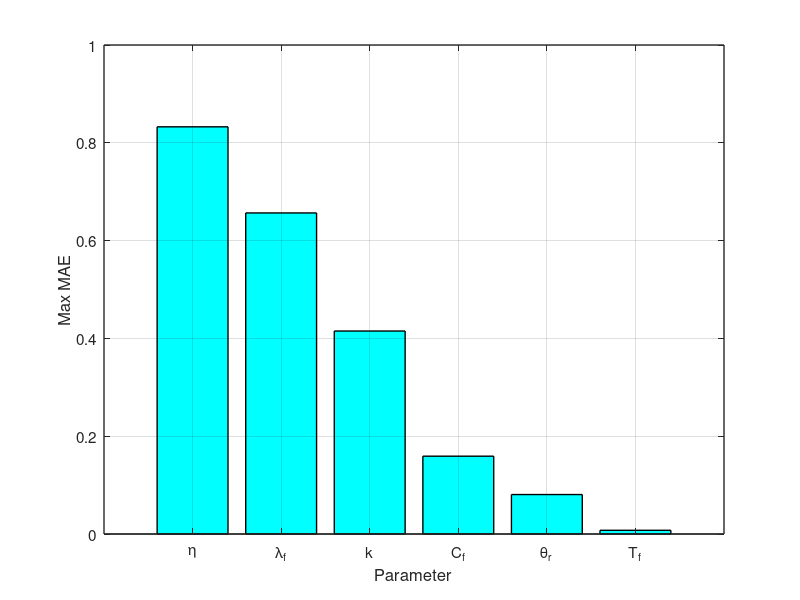

Here is the MATLAB script that generated this plot:
% ==========================================
% Sorted Max MAE bar chart (yellow bars)
% ==========================================

clear; clc; close all;

param_names = {'C_f', '\lambda_f', '\eta', '\theta_r', 'k', 'T_f'};
max_mae = [0.159127, 0.656573, 0.832692, 0.080698, 0.415077, 0.007575];

% Sort in descending order
[max_mae_sorted, idx] = sort(max_mae, 'descend');
param_names_sorted = param_names(idx);

% Plot
figure('Color','w');
bar(max_mae_sorted, 'FaceColor', 'c', 'LineWidth', 1.0);

set(gca, ...
    'XTick', 1:numel(param_names_sorted), ...
    'XTickLabel', param_names_sorted, ...
    'FontSize', 11, ...
    'LineWidth', 1.0);

ylabel('Max MAE', 'FontSize', 12);
xlabel('Parameter', 'FontSize', 12);
% title('Sensitivity ranking based on maximum MAE', 'FontSize', 13);
grid on;
box on;
